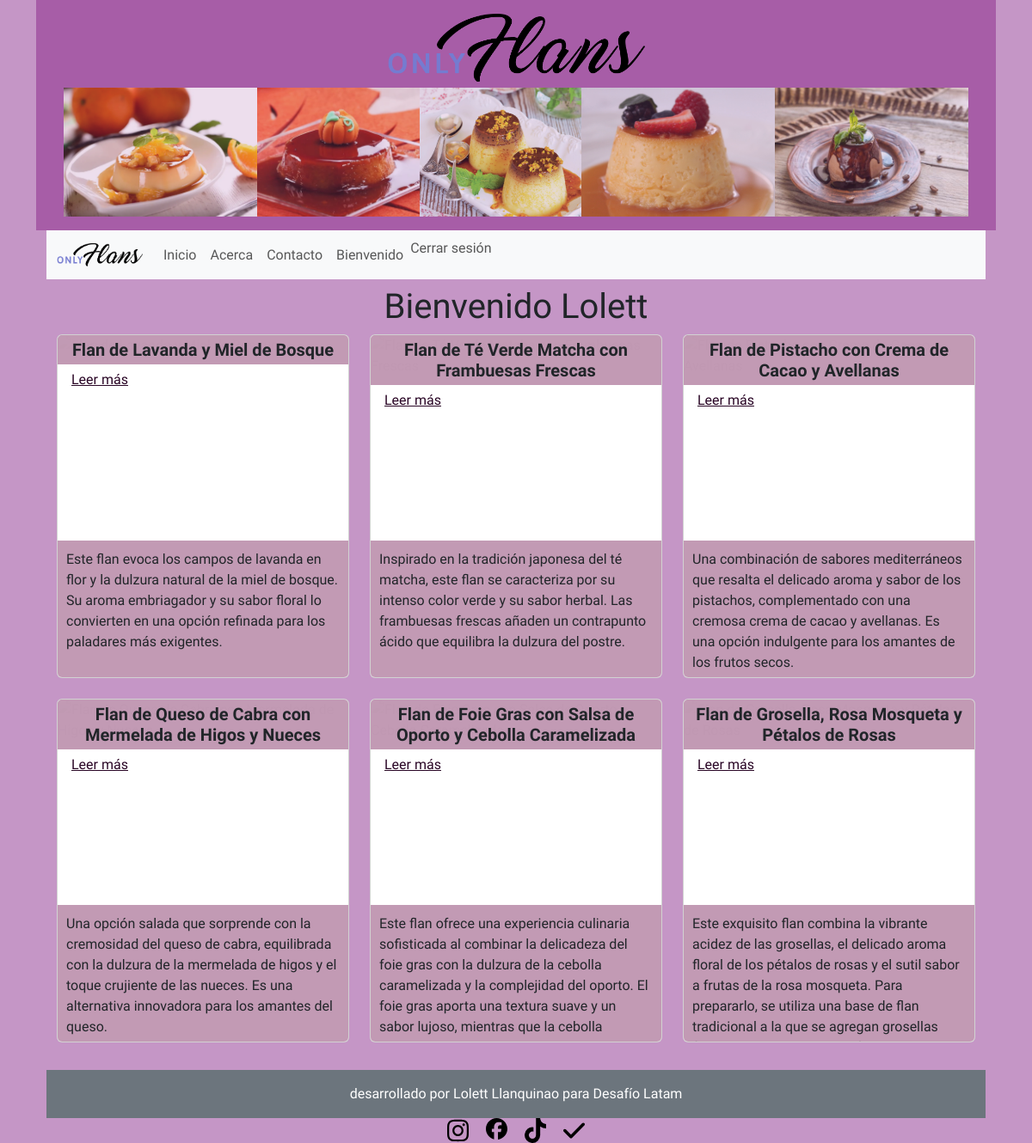
/welcome/ (signed in), run on the app's committed database.
### web/models.py (models this page shows, shortened)
class Flan(models.Model):
    flan_uuid = models.UUIDField()
    name = models.CharField(max_length=64)
    description = models.TextField()
    image_url = models.URLField()
    slug = models.SlugField()
    is_private = models.BooleanField(default=False)
    price = models.DecimalField(max_digits=10, decimal_places=0, default=0.00) # Nuevo campo para el precio
    created_at = models.DateTimeField(auto_now_add=True)
    updated_at = models.DateTimeField(auto_now=True)

### web/views.py (the view)
# urls.py: path('welcome/', bienvenido, name='welcome'),
@login_required
def bienvenido(request):
    flanes_privados = Flan.objects.filter(is_private=True)
    context = {
        'flanes': flanes_privados,
        'user': request.user
    }
    return render(request, 'welcome.html', context)

### web/templates/welcome.html (shortened to what this page needs)
{% extends "base.html" %}
{% load static %}
    {% block content %}
    <div class="container mt-2 mb-2">
        <h1 class="text-center">Bienvenido {{ user.get_username}}</h1>
        <div class="row">
            {% for flan in flanes %}
            <div class="col-md-4 mb-4">
                <div class="card">
                    <div class="card-body">
                        <h5 class="card-title">{{ flan.name }}</h5>
                        <p class="card-text">{{ flan.description }}</p>
                        <a href="#" class="read-more">Leer más</a>
                    </div>
                </div>
            </div>
            {% endfor %}
        </div>
    </div>
    {% endblock %}

### static/css/style.css (style rules this page uses)
body { background-color: rgba(128, 23, 130, 0.451) !important; font-family: "raleway", sans-serif; }
.card { height: 400px; position: relative; overflow: hidden; }
.card-title { position: absolute; top: 0; left: 0; width: 100%; background-color: #c299b4fc; padding: 5px; font-weight: bold; text-align: center; transition: all 0.3s ease; z-index: 1; }
.card-text { position: absolute; top: 60%; left: 0; width: 100%; height: 50%; background-color: #c299b4fc; padding: 10px; transition: height 0.3s; overflow: hidden; }
.read-more { color: rgb(41, 5, 37); text-decoration: underline; cursor: pointer; }

### data on the page
Flan: name "Flan de Lavanda y Miel de Bosque", description "Este flan evoca los campos de lavanda en flor y la dulzura natural de la miel de bosque. Su aroma embriagador y su sabor floral lo convierten en una opción refinada para los paladares más exigentes."
Flan: name "Flan de Té Verde Matcha con Frambuesas Frescas", description "Inspirado en la tradición japonesa del té matcha, este flan se caracteriza por su intenso color verde y su sabor herbal. Las frambuesas frescas añaden un contrapunto ácido que equilibra la dulzura del postre."
Flan: name "Flan de Pistacho con Crema de Cacao y Avellanas", description "Una combinación de sabores mediterráneos que resalta el delicado aroma y sabor de los pistachos, complementado con una cremosa crema de cacao y avellanas. Es una opción indulgente para los amantes de los frutos secos."
Flan: name "Flan de Queso de Cabra con Mermelada de Higos y Nueces", description "Una opción salada que sorprende con la cremosidad del queso de cabra, equilibrada con la dulzura de la mermelada de higos y el toque crujiente de las nueces. Es una alternativa innovadora para los amantes del queso."
Flan: name "Flan de Foie Gras con Salsa de Oporto y Cebolla Caramelizada", description "Este flan ofrece una experiencia culinaria sofisticada al combinar la delicadeza del foie gras con la dulzura de la cebolla caramelizada y la complejidad del oporto. El foie gras aporta una textura suave y un sabor lujoso, mientras que la cebolla…"
Flan: name "Flan de Grosella, Rosa Mosqueta y Pétalos de Rosas", description "Este exquisito flan combina la vibrante acidez de las grosellas, el delicado aroma floral de los pétalos de rosas y el sutil sabor a frutas de la rosa mosqueta. Para prepararlo, se utiliza una base de flan tradicional a la que se agregan grosellas…"

### other printed values
{{ user.get_username }} "Lolett"
